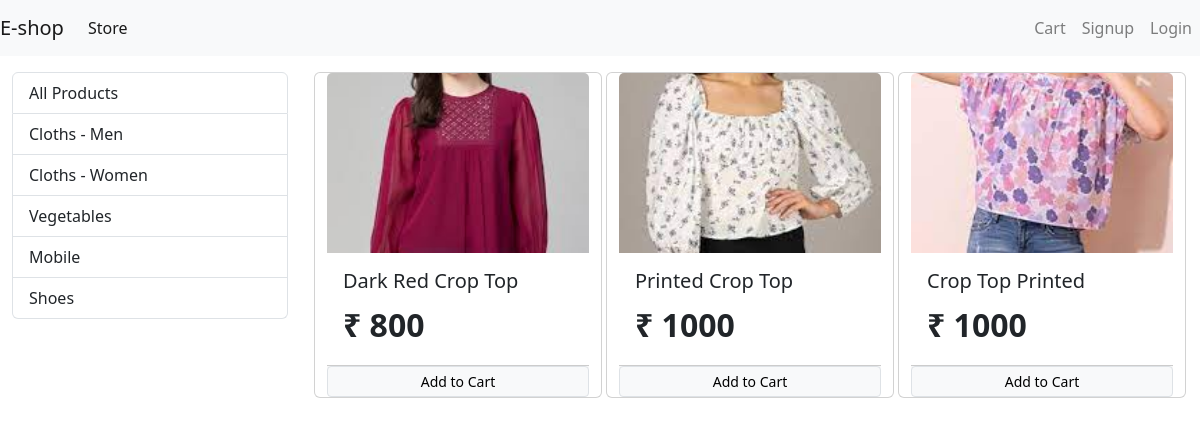
The app's page /?category=2 with its own data.
### store/models/category.py (models this page shows, shortened)
class Category(models.Model):
    name = models.CharField(max_length=20)
    @staticmethod
    def get_all_categories():
        return Category.objects.all()

### store/models/product.py (models this page shows, shortened)
class Product(models.Model):
    name = models.CharField(max_length=50)
    price = models.IntegerField(default=0)
    category = models.ForeignKey(Category,on_delete=models.CASCADE, default=1)
    description = models.CharField(max_length=200, default=' ',null=True, blank=True)
    image = models.ImageField(upload_to='uploads/products/')
    @staticmethod
    def get_all_products_by_category_id(category_id):
        if category_id:
            return Product.objects.filter(category = category_id)
        else:
            return Product.get_all_products()

### store/views/home.py (the view, shortened to what this page needs)
# urls.py: path('',Index.as_view(),name='homepage'),
class Index(View):
    def get(self, request):
        cart = request.session.get('cart')
        if not cart:
            request.session['cart'] = {}
        products = None
        categories = Category.get_all_categories()
        categoryID = request.GET.get('category')
        if categoryID:
            products = Product.get_all_products_by_category_id(categoryID)
        else:
            products = Product.get_all_products()
        data = {}
        data['products'] = products
        data['categories'] = categories
        return render(request, 'index.html', data, )

### store/templatetags/cart.py (called while the page is built)
@register.filter(name='is_in_cart')
def is_in_cart(product, cart):
    keys = cart.keys()
    for id in keys:
        if int(id) == product.id:
            return True
    return False

### store/templatetags/custome_filter.py (called while the page is built)
@register.filter(name='currency')
def currency(number):
    return "₹ "+str(number)

### store/templates/index.html (shortened to what this page needs)
{% extends 'header.html' %}
{% block content %}
{% load cart %}
{% load custome_filter%}
<div class="container-fluid mt-3">
    <div class="row">
        <div class="col-lg-3 mx-auto">
        <div class="list-group">
            <a href="/" class="list-group-item list-group-item-action">All Products</a>
            {% for category in categories %}
            <a href="/?category={{category.id}}" class="list-group-item list-group-item-action">{{ category.name }}</a>
            {% endfor %}
        </div>
        </div>
        <div id="products" class="col-lg-9 mx-auto">
            <div class="row mx-auto">
  {% for product in products %}
  <div class="card mx-auto mb-3" id={{product.id}} style="width: 18rem;">
    <img src="{{product.image.url}}" class="card-img-top img-fluid" alt="...">
    <div class="card-body">
      <h5 class="card-title">{{product.name}}</h5>
      <p class="card-text"><b><span style="font-size:2rem;">{{product.price|currency}}</span></b></p>
    </div>
    <div class="card-footer p-0  no-gutters">
        {% if product|is_in_cart:request.session.cart %}
         <div class="row no-gutters" >
         <form action="/#{{product.id}}" method="post" class="col-2 ">
                 {% csrf_token %}
                 <input hidden type="text" value='{{product.id}}' name="product">
                 <input hidden type="text" value='True' name="remove">
                 <input type="submit" value=" - " class=" btn  btn-secondary">
             </form>
        <div class="text-center col">{{product|cart_quantity:request.session.cart}} in Cart</div>
             <form action="/#{{product.id}}" method="post" class="col-2 ">
                 {% csrf_token %}
                 <input hidden type="text" value='{{product.id}}' name="product">
                 <input type="submit" value=" + " class=" btn  btn-secondary">
             </form>
    </div>
        {% else %}
        <form action="/#{{product.id}}" method="POST" class="btn-block">
              <input type="submit" class="float-right btn btn-block btn-light border btn-sm" value="Add to Cart">
    </form>
        {% endif %}
</div>
  </div>
  {% endfor %}
</div>
        </div>
    </div>
</div>
{% endblock %}

### store/templates/header.html (style rules this page uses)
.card-img-top { width:100%; height:15vw; object-fit:cover; }

### records on screen
Category: name "Cloths - Men"
Category: name "Cloths - Women"
Category: name "Vegetables"
Category: name "Mobile"
Category: name "Shoes"
Product: image (picture), name "Dark Red Crop Top", price "₹ 800"
Product: image (picture), name "Printed Crop Top", price "₹ 1000"
Product: image (picture), name "Crop Top Printed", price "₹ 1000"
